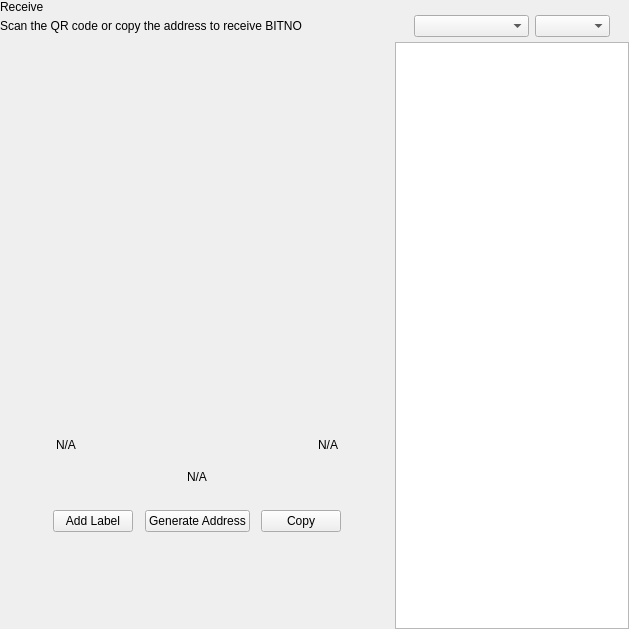
<?xml version="1.0" encoding="UTF-8"?>
<ui version="4.0">
 <class>ReceiveWidget</class>
 <widget class="QWidget" name="ReceiveWidget">
  <property name="geometry">
   <rect>
    <x>0</x>
    <y>0</y>
    <width>629</width>
    <height>629</height>
   </rect>
  </property>
  <property name="minimumSize">
   <size>
    <width>0</width>
    <height>0</height>
   </size>
  </property>
  <property name="windowTitle">
   <string>Form</string>
  </property>
  <layout class="QHBoxLayout" name="horizontalLayout_2" stretch="2,1">
   <property name="spacing">
    <number>0</number>
   </property>
   <property name="leftMargin">
    <number>0</number>
   </property>
   <property name="topMargin">
    <number>0</number>
   </property>
   <property name="rightMargin">
    <number>0</number>
   </property>
   <property name="bottomMargin">
    <number>0</number>
   </property>
   <item>
    <widget class="QWidget" name="left" native="true">
     <layout class="QVBoxLayout" name="verticalLayout_3">
      <property name="leftMargin">
       <number>0</number>
      </property>
      <property name="topMargin">
       <number>0</number>
      </property>
      <property name="rightMargin">
       <number>0</number>
      </property>
      <property name="bottomMargin">
       <number>0</number>
      </property>
      <item>
       <layout class="QVBoxLayout" name="verticalLayout_2">
        <property name="spacing">
         <number>0</number>
        </property>
        <property name="leftMargin">
         <number>0</number>
        </property>
        <item>
         <layout class="QHBoxLayout" name="horizontalLayout_3">
          <property name="spacing">
           <number>0</number>
          </property>
          <item>
           <layout class="QVBoxLayout" name="verticalLayout_4">
            <property name="spacing">
             <number>5</number>
            </property>
            <item>
             <widget class="QLabel" name="labelTitle">
              <property name="text">
               <string>Receive</string>
              </property>
             </widget>
            </item>
            <item alignment="Qt::AlignTop">
             <widget class="QLabel" name="labelSubtitle1">
              <property name="text">
               <string>Scan the QR code or copy the address to receive BITNO</string>
              </property>
             </widget>
            </item>
           </layout>
          </item>
          <item>
           <spacer name="horizontalSpacer">
            <property name="orientation">
             <enum>Qt::Horizontal</enum>
            </property>
            <property name="sizeHint" stdset="0">
             <size>
              <width>40</width>
              <height>20</height>
             </size>
            </property>
           </spacer>
          </item>
         </layout>
        </item>
        <item>
         <spacer name="verticalSpacer_2">
          <property name="orientation">
           <enum>Qt::Vertical</enum>
          </property>
          <property name="sizeType">
           <enum>QSizePolicy::Expanding</enum>
          </property>
          <property name="sizeHint" stdset="0">
           <size>
            <width>20</width>
            <height>50</height>
           </size>
          </property>
         </spacer>
        </item>
        <item alignment="Qt::AlignHCenter">
         <widget class="QWidget" name="layoutQR" native="true">
          <property name="maximumSize">
           <size>
            <width>510</width>
            <height>16777215</height>
           </size>
          </property>
          <layout class="QVBoxLayout" name="verticalLayoutQr">
           <item>
            <spacer name="verticalSpacer11">
             <property name="orientation">
              <enum>Qt::Vertical</enum>
             </property>
             <property name="sizeType">
              <enum>QSizePolicy::Fixed</enum>
             </property>
             <property name="sizeHint" stdset="0">
              <size>
               <width>20</width>
               <height>20</height>
              </size>
             </property>
            </spacer>
           </item>
           <item alignment="Qt::AlignHCenter">
            <widget class="QLabel" name="labelQrImg">
             <property name="minimumSize">
              <size>
               <width>260</width>
               <height>260</height>
              </size>
             </property>
             <property name="maximumSize">
              <size>
               <width>260</width>
               <height>260</height>
              </size>
             </property>
             <property name="text">
              <string/>
             </property>
             <property name="alignment">
              <set>Qt::AlignCenter</set>
             </property>
            </widget>
           </item>
           <item>
            <spacer name="verticalSpacer_21">
             <property name="orientation">
              <enum>Qt::Vertical</enum>
             </property>
             <property name="sizeType">
              <enum>QSizePolicy::Fixed</enum>
             </property>
             <property name="sizeHint" stdset="0">
              <size>
               <width>20</width>
               <height>30</height>
              </size>
             </property>
            </spacer>
           </item>
           <item>
            <widget class="QWidget" name="widget" native="true">
             <property name="minimumSize">
              <size>
               <width>0</width>
               <height>0</height>
              </size>
             </property>
             <layout class="QHBoxLayout" name="horizontalLayout_5">
              <item>
               <widget class="QLabel" name="labelLabel">
                <property name="text">
                 <string notr="true">N/A</string>
                </property>
               </widget>
              </item>
              <item>
               <spacer name="horizontalSpacer_2">
                <property name="orientation">
                 <enum>Qt::Horizontal</enum>
                </property>
                <property name="sizeHint" stdset="0">
                 <size>
                  <width>141</width>
                  <height>20</height>
                 </size>
                </property>
               </spacer>
              </item>
              <item>
               <widget class="QLabel" name="labelDate">
                <property name="text">
                 <string notr="true">N/A</string>
                </property>
                <property name="alignment">
                 <set>Qt::AlignRight|Qt::AlignTrailing|Qt::AlignVCenter</set>
                </property>
               </widget>
              </item>
             </layout>
            </widget>
           </item>
           <item>
            <widget class="QLabel" name="labelAddress">
             <property name="sizePolicy">
              <sizepolicy hsizetype="Expanding" vsizetype="Preferred">
               <horstretch>0</horstretch>
               <verstretch>0</verstretch>
              </sizepolicy>
             </property>
             <property name="minimumSize">
              <size>
               <width>300</width>
               <height>0</height>
              </size>
             </property>
             <property name="text">
              <string notr="true">N/A</string>
             </property>
             <property name="alignment">
              <set>Qt::AlignCenter</set>
             </property>
            </widget>
           </item>
           <item>
            <spacer name="verticalSpacer_4">
             <property name="orientation">
              <enum>Qt::Vertical</enum>
             </property>
             <property name="sizeType">
              <enum>QSizePolicy::Fixed</enum>
             </property>
             <property name="sizeHint" stdset="0">
              <size>
               <width>20</width>
               <height>20</height>
              </size>
             </property>
            </spacer>
           </item>
           <item>
            <layout class="QHBoxLayout" name="horizontalLayout_4">
             <item alignment="Qt::AlignHCenter">
              <widget class="QPushButton" name="pushButtonLabel">
               <property name="focusPolicy">
                <enum>Qt::NoFocus</enum>
               </property>
               <property name="text">
                <string>Add Label</string>
               </property>
              </widget>
             </item>
             <item alignment="Qt::AlignHCenter">
              <widget class="QPushButton" name="pushButtonNewAddress">
               <property name="focusPolicy">
                <enum>Qt::NoFocus</enum>
               </property>
               <property name="text">
                <string>Generate Address</string>
               </property>
              </widget>
             </item>
             <item alignment="Qt::AlignHCenter">
              <widget class="QPushButton" name="pushButtonCopy">
               <property name="focusPolicy">
                <enum>Qt::NoFocus</enum>
               </property>
               <property name="text">
                <string>Copy</string>
               </property>
              </widget>
             </item>
            </layout>
           </item>
           <item>
            <spacer name="verticalSpacer_3">
             <property name="orientation">
              <enum>Qt::Vertical</enum>
             </property>
             <property name="sizeType">
              <enum>QSizePolicy::Expanding</enum>
             </property>
             <property name="sizeHint" stdset="0">
              <size>
               <width>20</width>
               <height>20</height>
              </size>
             </property>
            </spacer>
           </item>
          </layout>
         </widget>
        </item>
        <item>
         <spacer name="verticalSpacer">
          <property name="orientation">
           <enum>Qt::Vertical</enum>
          </property>
          <property name="sizeHint" stdset="0">
           <size>
            <width>20</width>
            <height>40</height>
           </size>
          </property>
         </spacer>
        </item>
       </layout>
      </item>
     </layout>
    </widget>
   </item>
   <item>
    <widget class="QWidget" name="right" native="true">
     <layout class="QVBoxLayout" name="verticalLayout_5">
      <property name="spacing">
       <number>0</number>
      </property>
      <property name="leftMargin">
       <number>1</number>
      </property>
      <property name="topMargin">
       <number>0</number>
      </property>
      <property name="rightMargin">
       <number>0</number>
      </property>
      <property name="bottomMargin">
       <number>0</number>
      </property>
      <item>
       <layout class="QVBoxLayout" name="container_right">
        <property name="spacing">
         <number>0</number>
        </property>
        <property name="leftMargin">
         <number>0</number>
        </property>
        <property name="rightMargin">
         <number>0</number>
        </property>
        <item>
         <layout class="QVBoxLayout" name="verticalLayout">
          <property name="spacing">
           <number>6</number>
          </property>
          <property name="leftMargin">
           <number>19</number>
          </property>
          <property name="rightMargin">
           <number>19</number>
          </property>
          <item>
           <widget class="OptionButton" name="btnRequest" native="true"/>
          </item>
          <item>
           <widget class="OptionButton" name="btnMyAddresses" native="true">
            <property name="sizePolicy">
             <sizepolicy hsizetype="Preferred" vsizetype="Minimum">
              <horstretch>0</horstretch>
              <verstretch>0</verstretch>
             </sizepolicy>
            </property>
           </widget>
          </item>
         </layout>
        </item>
        <item>
         <widget class="QWidget" name="sortWidget" native="true">
          <layout class="QHBoxLayout" name="horizontalLayout_6">
           <property name="leftMargin">
            <number>19</number>
           </property>
           <property name="rightMargin">
            <number>19</number>
           </property>
           <property name="bottomMargin">
            <number>5</number>
           </property>
           <item>
            <spacer name="horizontalSpacer_3">
             <property name="orientation">
              <enum>Qt::Horizontal</enum>
             </property>
             <property name="sizeHint" stdset="0">
              <size>
               <width>40</width>
               <height>20</height>
              </size>
             </property>
            </spacer>
           </item>
           <item>
            <widget class="QComboBox" name="comboBoxSort">
             <property name="sizePolicy">
              <sizepolicy hsizetype="Preferred" vsizetype="Fixed">
               <horstretch>0</horstretch>
               <verstretch>0</verstretch>
              </sizepolicy>
             </property>
             <property name="minimumSize">
              <size>
               <width>115</width>
               <height>0</height>
              </size>
             </property>
            </widget>
           </item>
           <item>
            <widget class="QComboBox" name="comboBoxSortOrder">
             <property name="sizePolicy">
              <sizepolicy hsizetype="Preferred" vsizetype="Fixed">
               <horstretch>0</horstretch>
               <verstretch>0</verstretch>
              </sizepolicy>
             </property>
             <property name="minimumSize">
              <size>
               <width>75</width>
               <height>0</height>
              </size>
             </property>
            </widget>
           </item>
          </layout>
         </widget>
        </item>
        <item>
         <widget class="QListView" name="listViewAddress"/>
        </item>
       </layout>
      </item>
     </layout>
    </widget>
   </item>
  </layout>
 </widget>
 <customwidgets>
  <customwidget>
   <class>OptionButton</class>
   <extends>QWidget</extends>
   <header>qt/bitno/optionbutton.h</header>
   <container>1</container>
  </customwidget>
 </customwidgets>
 <resources/>
 <connections/>
</ui>
